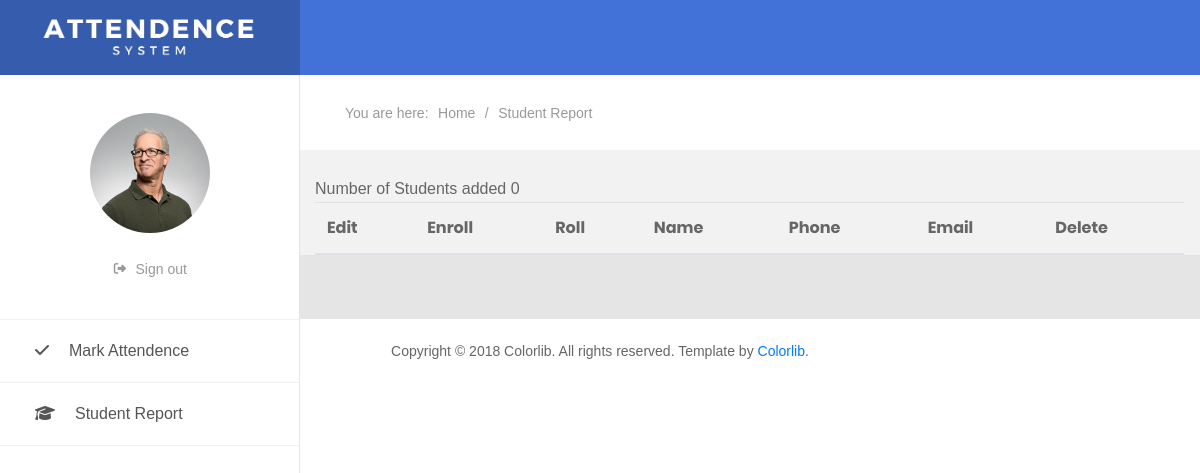
The app's page /teacher/stud_report.php (signed in), older data.
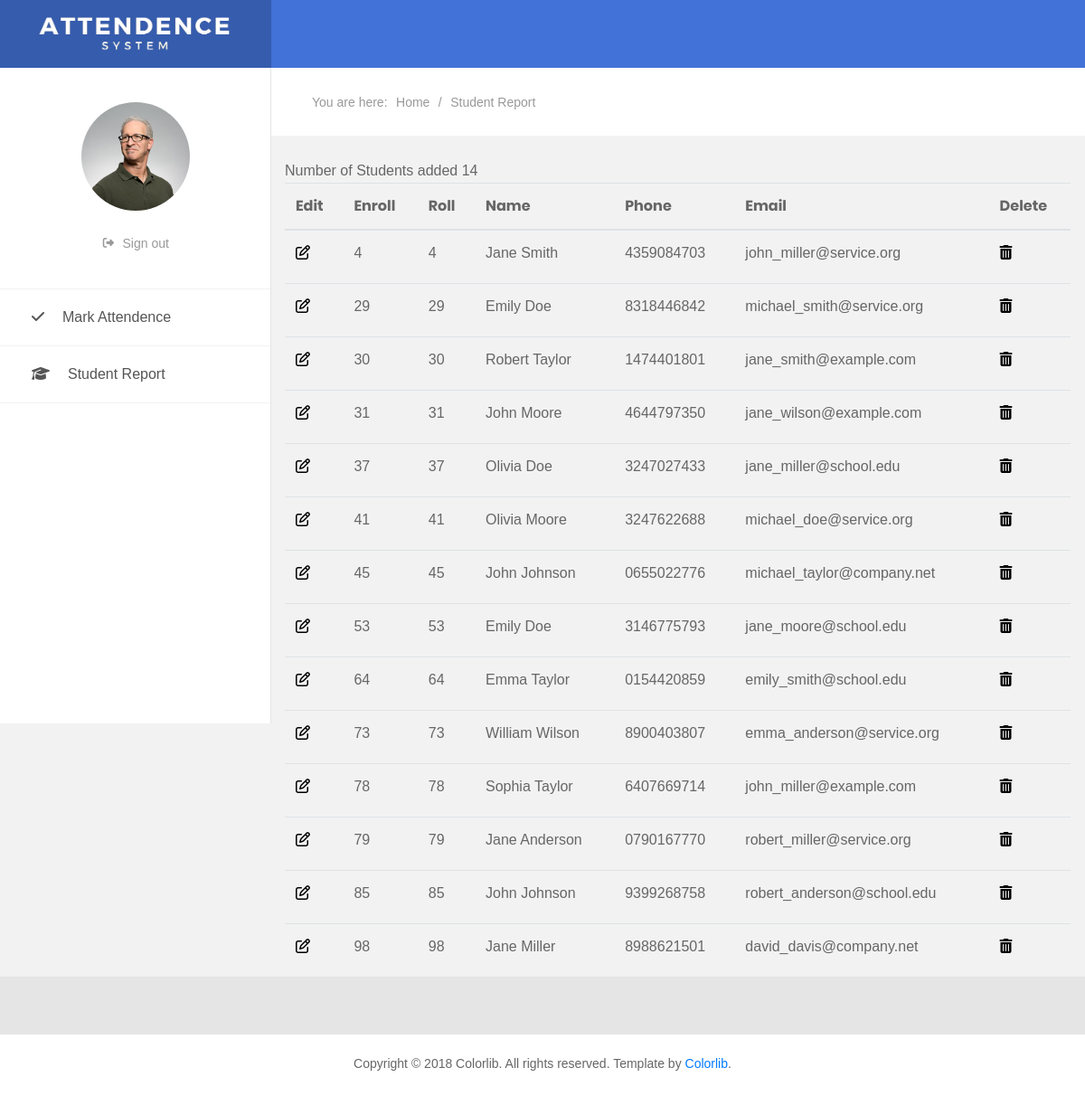
The same page, newer data.
### tables this page shows
CREATE TABLE IF NOT EXISTS `student` (
  `id` int(11) NOT NULL AUTO_INCREMENT,
  `roll` varchar(10) NOT NULL,
  `enroll` varchar(10) NOT NULL,
  `name` varchar(20) NOT NULL,
  `phone` varchar(10) NOT NULL,
  `email` varchar(50) NOT NULL,
  `class_id` int(11) NOT NULL,
  PRIMARY KEY (`id`)
);

### teacher/stud_report.php (the view, shortened to what the changed rows need)
<!DOCTYPE html>
<html lang="en">
<head>
    <link href="css/font-face.css" rel="stylesheet" media="all">
    <link href="vendor/font-awesome-4.7/css/font-awesome.min.css" rel="stylesheet" media="all">
    <link href="vendor/font-awesome-5/css/fontawesome-all.min.css" rel="stylesheet" media="all">
    <link href="vendor/mdi-font/css/material-design-iconic-font.min.css" rel="stylesheet" media="all">
    <link href="vendor/bootstrap-4.1/bootstrap.min.css" rel="stylesheet" media="all">
    <link href="vendor/animsition/animsition.min.css" rel="stylesheet" media="all">
    <link href="vendor/bootstrap-progressbar/bootstrap-progressbar-3.3.4.min.css" rel="stylesheet" media="all">
    <link href="vendor/wow/animate.css" rel="stylesheet" media="all">
    <link href="vendor/css-hamburgers/hamburgers.min.css" rel="stylesheet" media="all">
    <link href="vendor/slick/slick.css" rel="stylesheet" media="all">
    <link href="vendor/select2/select2.min.css" rel="stylesheet" media="all">
    <link href="vendor/perfect-scrollbar/perfect-scrollbar.css" rel="stylesheet" media="all">
    <link href="vendor/vector-map/jqvmap.min.css" rel="stylesheet" media="all">
    <link href="css/theme.css" rel="stylesheet" media="all">
</head>
<?php
			$ur = mysql_fetch_array(mysql_query("select * from teacher_reg where email='".$_SESSION["user"]."'"));
            ?>
<body class="animsition">
    <div class="page-wrapper">
        <div class="page-container2">
            <br>
            <div class="container">
                <div class="table-responsive">
                    <table class="table custom-table">
                    <thead>
                        <tr>
                            <th>Edit</th>
                            <th>Enroll</th>
                            <th>Roll</th>
                            <th>Name</th>
                            <th>Phone</th>
                            <th>Email</th>
                            <th>Delete</th>
                        </tr>
                    </thead>
                    <tbody>
                        <?php
                                    $class = mysql_fetch_array(mysql_query("select * from class where teacher_id='".$ur["id"]."'"));
                                    $res = mysql_query("select * from student where class_id = '".$class["id"]."'");
                                    $sr = 1;
                                    while($row = mysql_fetch_array($res))
                                    {
                                ?>
                        <tr>
                        <th scope="row">
                            <label class="control control--checkbox">
                            <button type="button" data-toggle="modal" data-target="#exampleModal_<?php echo $row['id'] ;?>"><i class="far fa-edit"></i></button>
                            </label>
                        </th>
                    <?php  $query1="SELECT * FROM student where id='".$row['id']."' ";
                        $query_run2=mysql_query($query1);
                    ?>
              <td><?php echo $row['roll'];?></td>
              <td><?php echo $row['enroll']; ?></td>
              <td><?php echo $row['name']; ?></td>
              <td><?php echo $row['phone']; ?></td>
              <td><?php echo $row['email']; ?></td>
              <th scope="row">
                <label class="control control--checkbox">
                <button type="button" data-toggle="modal" data-target="#deleteModal_<?php echo $row['id'] ;?>"><i class="fas fa-trash-alt"></i></button>
                </label>
              </th>
            </tr>
            <?php $sr++; }
            ?>
          </tbody>
        </table>
      </div>
    </div>
    </div>
        </div>
</body>
</html>

Row changes from the older to the newer data that the page shows:
added student: roll "4", enroll "4", name "Jane Smith", phone "4359084703", email "john_miller@service.org"
added student: roll "29", enroll "29", name "Emily Doe", phone "8318446842", email "michael_smith@service.org"
added student: roll "30", enroll "30", name "Robert Taylor", phone "1474401801", email "jane_smith@example.com"
added student: roll "31", enroll "31", name "John Moore", phone "4644797350", email "jane_wilson@example.com"
added student: roll "37", enroll "37", name "Olivia Doe", phone "3247027433", email "jane_miller@school.edu"
added student: roll "41", enroll "41", name "Olivia Moore", phone "3247622688", email "michael_doe@service.org"
added student: roll "45", enroll "45", name "John Johnson", phone "0655022776", email "michael_taylor@company.net"
added student: roll "53", enroll "53", name "Emily Doe", phone "3146775793", email "jane_moore@school.edu"
added student: roll "64", enroll "64", name "Emma Taylor", phone "0154420859", email "emily_smith@school.edu"
added student: roll "73", enroll "73", name "William Wilson", phone "8900403807", email "emma_anderson@service.org"
added student: roll "78", enroll "78", name "Sophia Taylor", phone "6407669714", email "john_miller@example.com"
added student: roll "79", enroll "79", name "Jane Anderson", phone "0790167770", email "robert_miller@service.org"
added student: roll "85", enroll "85", name "John Johnson", phone "9399268758", email "robert_anderson@school.edu"
added student: roll "98", enroll "98", name "Jane Miller", phone "8988621501", email "david_davis@company.net"
Text that changed along with them:
text written by a page script: "Number of Students added 0" → "Number of Students added 14"
